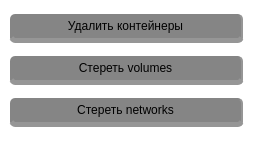
               <widget class="QWidget" name="page_2">
                <property name="geometry">
                 <rect>
                  <x>0</x>
                  <y>0</y>
                  <width>253</width>
                  <height>141</height>
                 </rect>
                </property>
                <property name="sizePolicy">
                 <sizepolicy hsizetype="Preferred" vsizetype="Maximum">
                  <horstretch>0</horstretch>
                  <verstretch>0</verstretch>
                 </sizepolicy>
                </property>
                <property name="styleSheet">
                 <string notr="true">background-color: rgba(255, 255, 255, 30);</string>
                </property>
                <attribute name="icon">
                 <iconset resource="resource.qrc">
                  <normaloff>:/toolbox_icons/icons/arrow_up.png</normaloff>:/toolbox_icons/icons/arrow_up.png</iconset>
                </attribute>
                <attribute name="label">
                 <string>Сброс</string>
                </attribute>
                <layout class="QVBoxLayout" name="verticalLayout_3">
                 <property name="spacing">
                  <number>6</number>
                 </property>
                 <property name="leftMargin">
                  <number>9</number>
                 </property>
                 <property name="topMargin">
                  <number>9</number>
                 </property>
                 <property name="rightMargin">
                  <number>9</number>
                 </property>
                 <property name="bottomMargin">
                  <number>9</number>
                 </property>
                 <item>
                  <widget class="QPushButton" name="pushButton_13">
                   <property name="styleSheet">
                    <string notr="true">QPushButton {
	color: black;
	padding: 5px 35px 5px 35px;
	margin: 2px 1px 2px 1px;
    border:none;
    border-radius: 5px;
	border-right: 2px solid rgb(150, 150, 150);
	border-bottom: 5px solid rgb(150, 150, 150);
	background-color: rgba(100, 100, 100, 200);
}
QPushButton::hover {
	color: black;
	padding: 5px 35px 5px 35px;
	margin: 2px 1px 2px 1px;
    border:none;
    border-radius: 5px;
	border-right: 2px solid rgb(190, 190, 190);
	border-bottom: 5px solid rgb(190, 190, 190);
	background-color: rgba(140, 140, 140, 200);
}
QPushButton::pressed {
	color: black;
	padding: 5px 35px 5px 35px;
	margin: 2px 1px 2px 1px;
    border:none;
    border-radius: 5px;
	border-right: 2px solid rgb(100, 100, 100);
	border-bottom: 5px solid rgb(100, 100, 100);
	background-color: rgba(60, 60, 60, 200);
}</string>
                   </property>
                   <property name="text">
                    <string>Удалить контейнеры</string>
                   </property>
                  </widget>
                 </item>
                 <item>
                  <widget class="QPushButton" name="pushButton_14">
                   <property name="styleSheet">
                    <string notr="true">QPushButton {
	color: black;
	padding: 5px 35px 5px 35px;
	margin: 2px 1px 2px 1px;
    border:none;
    border-radius: 5px;
	border-right: 2px solid rgb(150, 150, 150);
	border-bottom: 5px solid rgb(150, 150, 150);
	background-color: rgba(100, 100, 100, 200);
}
QPushButton::hover {
	color: black;
	padding: 5px 35px 5px 35px;
	margin: 2px 1px 2px 1px;
    border:none;
    border-radius: 5px;
	border-right: 2px solid rgb(190, 190, 190);
	border-bottom: 5px solid rgb(190, 190, 190);
	background-color: rgba(140, 140, 140, 200);
}
QPushButton::pressed {
	color: black;
	padding: 5px 35px 5px 35px;
	margin: 2px 1px 2px 1px;
    border:none;
    border-radius: 5px;
	border-right: 2px solid rgb(100, 100, 100);
	border-bottom: 5px solid rgb(100, 100, 100);
	background-color: rgba(60, 60, 60, 200);
}</string>
                   </property>
                   <property name="text">
                    <string>Стереть volumes</string>
                   </property>
                  </widget>
                 </item>
                 <item>
                  <widget class="QPushButton" name="pushButton_15">
                   <property name="styleSheet">
                    <string notr="true">QPushButton {
	color: black;
	padding: 5px 35px 5px 35px;
	margin: 2px 1px 2px 1px;
    border:none;
    border-radius: 5px;
	border-right: 2px solid rgb(150, 150, 150);
	border-bottom: 5px solid rgb(150, 150, 150);
	background-color: rgba(100, 100, 100, 200);
}
QPushButton::hover {
	color: black;
	padding: 5px 35px 5px 35px;
	margin: 2px 1px 2px 1px;
    border:none;
    border-radius: 5px;
	border-right: 2px solid rgb(190, 190, 190);
	border-bottom: 5px solid rgb(190, 190, 190);
	background-color: rgba(140, 140, 140, 200);
}
QPushButton::pressed {
	color: black;
	padding: 5px 35px 5px 35px;
	margin: 2px 1px 2px 1px;
    border:none;
    border-radius: 5px;
	border-right: 2px solid rgb(100, 100, 100);
	border-bottom: 5px solid rgb(100, 100, 100);
	background-color: rgba(60, 60, 60, 200);
}</string>
                   </property>
                   <property name="text">
                    <string>Стереть networks</string>
                   </property>
                  </widget>
                 </item>
                </layout>
               </widget>
